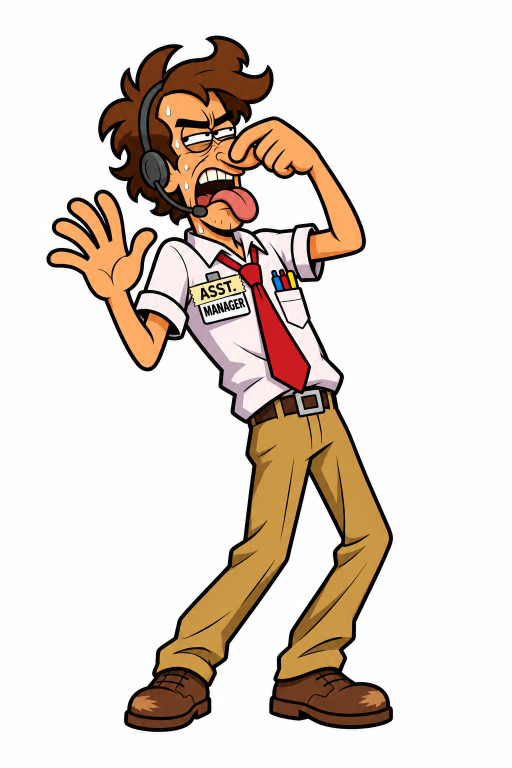
#> input picture art-source/cast/mitch/disgusted.png, 1024 x 1536 px (shown at 1/2 size)
$ python -i review_compose.py   (imports and definitions only)
#> lines starting #> are read from the running program, lines starting #| are printed output that depends on the picture
#> further down, picture is the input picture: PIL image 1024x1536 RGB; mean R, G, B 225.6, 214.6, 205.4
"""Ben's Food Court - lay the 2D stage over each review frame, the way css/bb.css does (dev-only).

  python tools/review_compose.py <frames dir> [--guides]     (frames from: node tools/review-frames.cjs <frames dir>)

Writes <frame>.png per frame and sheet-<session>.png per session. Each frame's JSON says the window's size and, at
the counter, the layout stage.js worked out from the counter's line (BB.stage.placed); the rest of the geometry
mirrors css/bb.css in vw/vh, so keep the two in step when the layout changes. --guides draws the counter's line
(green) and the painted queue's box (cyan: nothing but the served customer may cover it above the line). Text uses
Arial; it is a review picture, not the game.

A court frame (kind 'court', js/court.js BB.court.scene()) is drawn without 3D: the backdrop, the court layer (the
picture, greyed-out copies, the crowd, the board, the storefronts' signs and the lifted highlight, effects, a bubble;
blurred and dimmed behind the main menu), Mitch, the Pause sign, the scan frame and any card. --guides there draws
the storefront boxes (cyan), the board (green: the page's estimate) and everyone's box (magenta in front of the
board, orange behind). It prints notes: a name plate bigger than its board, the board's estimate off, How to Play's
text size (and whether it would scroll).
"""
import json
import sys
from pathlib import Path

from PIL import Image, ImageDraw, ImageFilter, ImageFont, ImageMath, ImageOps

GAME = Path(__file__).resolve().parent.parent
YELLOW = (255, 212, 0)
INK = (27, 18, 14)
# The counter pictures' painted queue, in fractions of the picture, for a frame from before each picture had its own
# (stage.js PIC). A frame's placed.queue (stage.js, from BBArt.<pack>.counter: 2b-seams, 2026-11-09) is the picture's
# own box on that window, in px, and --guides draws that.
QUEUE = (0.52, 0.43, 0.76, 0.77)


# [22 lines left out: functions font, font_file, cover, not called in this run]


def by_height(path, h):
    im = Image.open(path).convert('RGBA')
    return im.resize((max(1, round(im.width * h / im.height)), max(1, round(h))), Image.LANCZOS)


def by_width(path, w):
    im = Image.open(path).convert('RGBA')
    return im.resize((max(1, round(w)), max(1, round(im.height * w / im.width))), Image.LANCZOS)


def key_magenta(im):
    """The 3D frame, with the magenta 'sky' made transparent (soft at anti-aliased edges)."""
    im = im.convert('RGB')
    r, g, b = im.split()
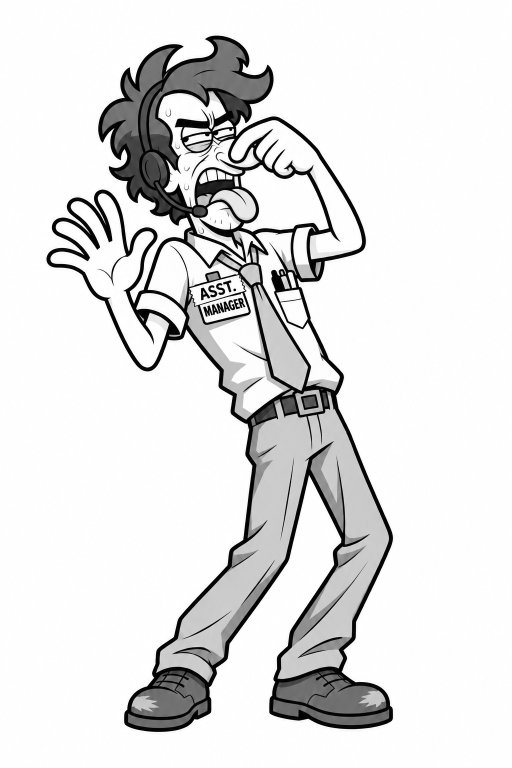
#> r: PIL image 1024x1536 L (shown at 1/2 size); min 0, max 255, mean 225.6
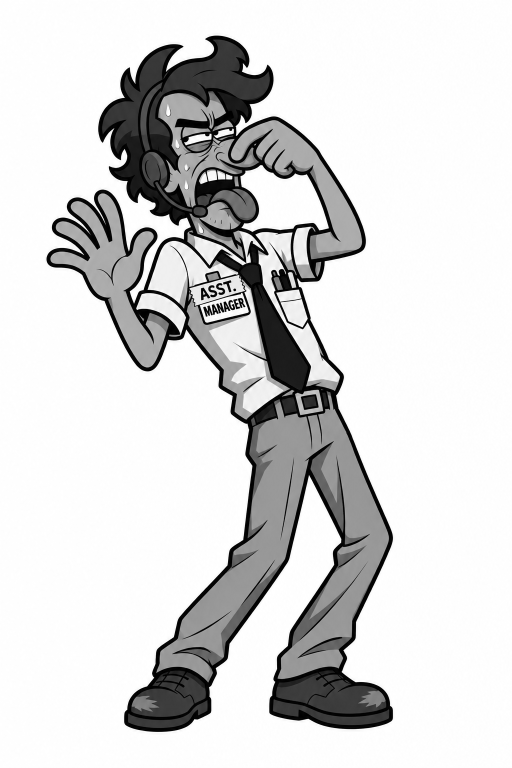
#> g: PIL image 1024x1536 L (shown at 1/2 size); min 0, max 255, mean 214.6
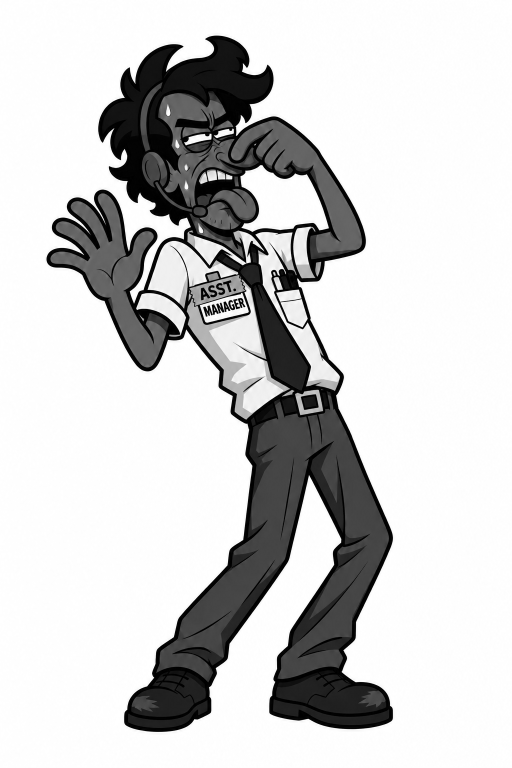
#> b: PIL image 1024x1536 L (shown at 1/2 size); min 0, max 255, mean 205.4
    a = ImageMath.lambda_eval(lambda e: e['convert'](e['min']((e['r'] * -1 + 255 + e['g'] + e['b'] * -1 + 255) * 4 / 3, 255), 'L'), r=r, g=g, b=b)
#> a: PIL image 1024x1536 L; every value is 255
    out = im.convert('RGBA')
    out.putalpha(a)
    return out


# [14 lines left out: function key_two, not called in this run]


class Stage:
    """The window: vw/vh units and the CSS sizes that depend on them."""

    # [22 lines left out: functions __init__, onscreen, label, not called in this run]


def lit(d, box):
    d.rounded_rectangle((box[0] - 8, box[1] - 8, box[2] + 8, box[3] + 8), radius=10, outline=YELLOW, width=7)


# [377 lines left out: functions wrap, ticket_image, draw_wheel, compose, not called in this run]


# ── the court (js/court.js BB.court.scene(), css/bb.css "the court") ──────────────────────────────────────────────
INKA = INK + (255,)
CHALK = (247, 243, 232)
_cache = {}


# [44 lines left out: functions load, sized, emoji_font, adjust, poly_mask, not called in this run]


def wrap_px(d, text, f, width):
    return wrap(d, text, f, width) or ['']


# [17 lines left out: functions text_block, brackets, not called in this run]


class CourtView:
    """Draws the court layer the way css/bb.css does, from BB.court.scene() (percent of the picture)."""

    # [8 lines left out: function __init__, not called in this run]

    def X(self, v):
        return v / 100 * self.bw

    def Y(self, v):
        return v / 100 * self.bh

    def picture(self):
        src = self.sc.get('picture')
        return sized(src, self.bw, self.bh) if src else None

    # [568 lines left out: functions person, dish, board, board_layout, board_lines, board_draw and 8 more, not called in this run]


# [2 lines not run here, left out]

>>> from PIL import Image
>>> picture = Image.open('../art-source/cast/mitch/disgusted.png')
>>> result = key_magenta(picture)

$ run again, on art-source/cast/mitch/promoted.png
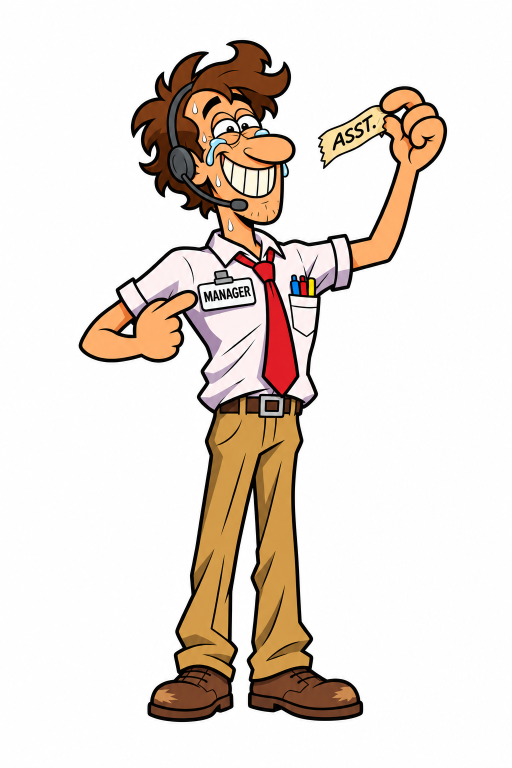
#> input picture art-source/cast/mitch/promoted.png, 1024 x 1536 px (shown at 1/2 size)
#> picture is the input picture: PIL image 1024x1536 RGB; mean R, G, B 230.5, 221.1, 213.5
#> in key_magenta, `r, g, b = im.split()`:
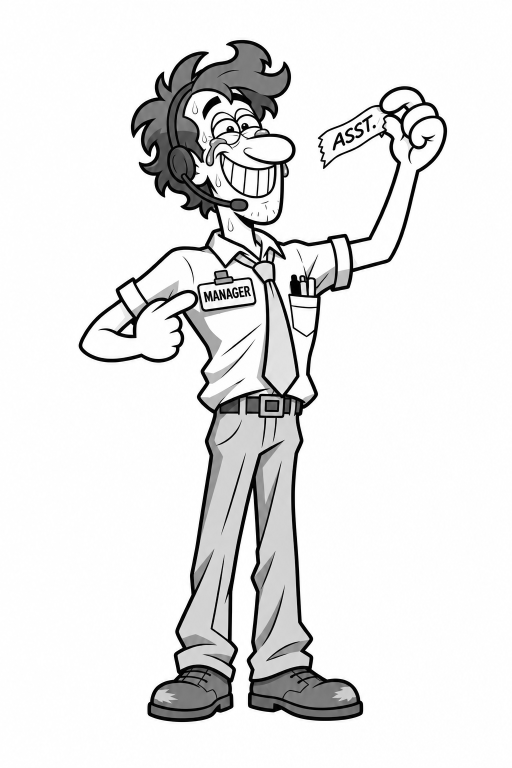
#> r: PIL image 1024x1536 L (shown at 1/2 size); min 0, max 255, mean 230.5
#> in key_magenta, `r, g, b = im.split()`:
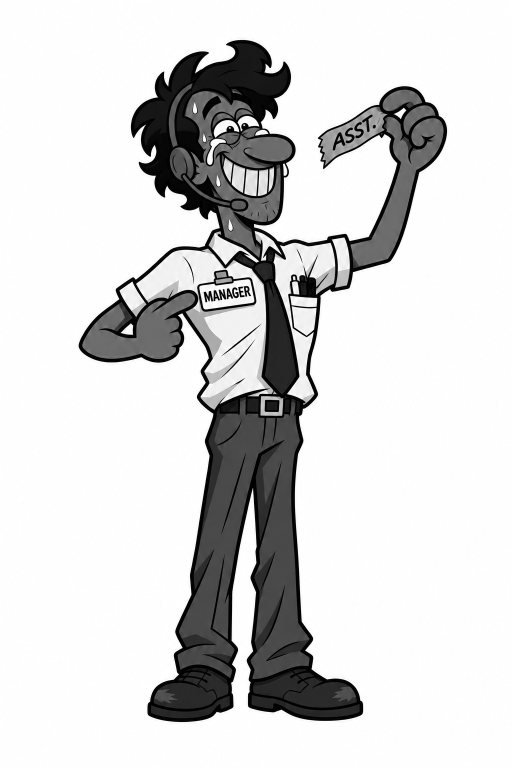
#> b: PIL image 1024x1536 L (shown at 1/2 size); min 0, max 255, mean 213.5
#> a: PIL image 1024x1536 L; every value is 255
